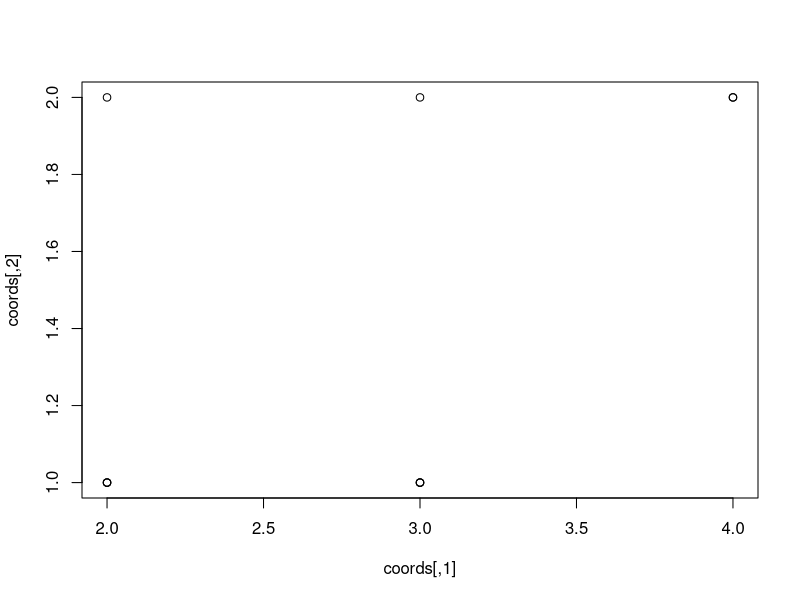

Write the R code that produced this figure.
# Вариант 8
# Исследователь решил создать вектор income, в котором сохранены доходы нескольких респондентов:
# income <- c(10000, 32000, 28000, 150000, 65000, 1573)
# Исследователю нужно получить вектор income_class, состоящий из 0 и 1: 0 ставится, если доход
# респондента ниже среднего дохода, а 1 — если больше или равен среднему доходу.
# Создайте вектор income_class.

var8 <- function(income = c(10000, 32000, 28000, 150000, 65000, 1573)) {
  income_class <- ifelse(income > mean(income), 1, 0)
  return(income_class)
}

# Вариант 10
# Создать случайный ветор vect натуральных чисел от 1 до 100 определить, сколько из них
# кратны любому из чисел в диапазоне от 2 до 5 Числа для определения кратности вводить с
# клавиатуры.

var10 <- function() {
  set.seed(1)
  vect = sample(1:100, 10, TRUE)
  print(vect)
  for(i in 2:5) {
    cat(length(which(vect %% i == 0)), "элементов кратны", i, "\n")
  }
}

var10()

# Вариант 24
# На местности задан прямоугольник с координатами левого нижнего (x1, y1)
# и правого верхнего (x2, y2) угла. Напишите программу, которая размещает внутри этого
# прямоугольника случайным образом N точек и представляет результат в виде матрицы
# координат coords с двумя столбцами и N строками.
# Вызовите в конце программы plot(coords),
# чтобы посмотреть на результат. Исходные координаты вводить с клавиатуры.

var24 <- function() {
  x1 <- 2
  y1 <- 1
  x2 <- 5
  y2 <- 3
  N <- 10
  # x1 <- as.numeric(readline("Введите x1: "))
  # y1 <- as.numeric(readline("Введите y1: "))
  # x2 <- as.numeric(readline("Введите x2: "))
  # y2 <- as.numeric(readline("Введите y2: "))
  # N <- as.numeric(readline("Введите N: "))
  coords <- matrix(sample(x1:x2, N, TRUE), N, 1) # генерируем случайные координаты по оси x
  coords <- cbind(coords, matrix(sample(y1:y2, N, TRUE), N, 1)) # генерируем случайные координаты по оси y
  print(coords)
  plot(coords)
}

var24()

# Вариант 22
# Создать произвольную матрицу 10х10. Найти в ней позиции нулей, вывести матрицу
# индексов нулей. Транспонировать матрицу, вывести новую матрицу, содержащую только
# четные строки транспонированной.

var22 <- function() {
  set.seed(1) # for testing
  matrix <- matrix(sample(0:10, 100, TRUE), 10, 10)
  print(matrix)

  cat("Нулевые элементы находятся на позициях:", which(matrix == 0), "\n")

  matrix <- t(matrix) # transpose matrix
  print("Транспонированная матрица:")
  print(matrix)

  print("Четные строки транспонированной матрицы:")
  matrix[seq(from = 2, to = nrow(matrix), by = 2), ] # print even rows
}

# var8()
# var22()

var2 = function() {
  df <- data.frame(
    var1=c(11,21,31),
    var2=c(12,22,32),
    var3=c(13,23,33),
    var4=c(14,24,34),
    row.names=c("case1", "case2", "case3")
  )

  # Выбрать значения var1, var2, var3 для case1.
  # Выбрать значения всех переменных для case2, которые больше 22.

  case1Values <- df[1, 1:3]
  case2Values <- df[2, df[2, ] > 22]

  # Выбрать имена переменных для колонок 1 и 3.

  varNames <- colnames(df)[c(1, 3)]

  # Добавить колонку с именем Y и значениями -1, 0, 1.

  df$Y <- c(-1, 0, 1)
  # Удалить строку case2.
  df <- df[-2, ]
  # Значения второй колонки возвести в третью степень.
  df[, 2] <- df[, 2] ^ 3

  df
}

# x <- sample(1:10, 10, TRUE)
# length(which(x == 0))